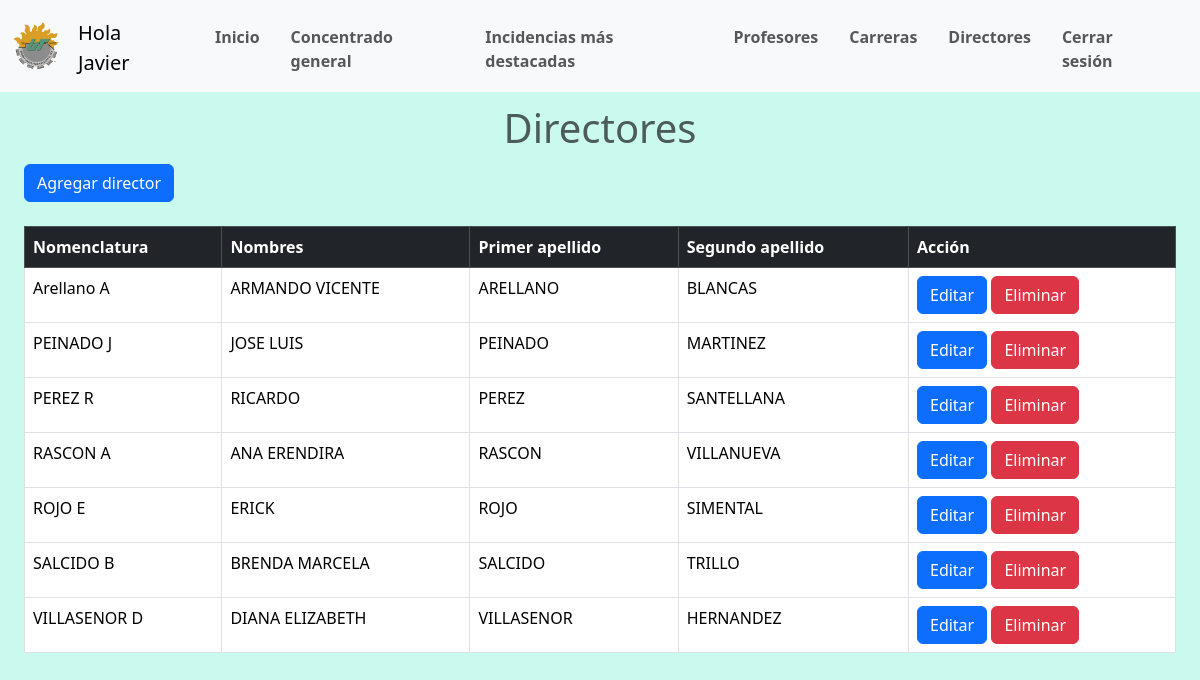
The app's page /layouts_admins/directores.php (signed in) with its own data.
### tables this page shows
CREATE TABLE IF NOT EXISTS `dir_de_carrera` (
  `id` int NOT NULL AUTO_INCREMENT,
  `nom_dir` varchar(50) NOT NULL,
  `nombres` varchar(50) NOT NULL,
  `primer_apellido` varchar(50) NOT NULL,
  `segundo_apellido` varchar(50) NOT NULL,
  PRIMARY KEY (`id`)
);

### layouts_admins/directores.php (the view, shortened to what this page needs)
<!DOCTYPE html>
<html lang="en">
<head>
    <link href="https://cdn.jsdelivr.net/npm/bootstrap@5.3.2/dist/css/bootstrap.min.css" rel="stylesheet">
</head>
<body class="admin_background">
<?php include ("navbar.php");?>
<h1 class="h1-tittles text-muted">Directores</h1>
<div class="div-table">
<button type="button" class="btn btn-primary" data-bs-toggle="modal" data-bs-target="#exampleModal">
  Agregar director
</button>
<br><br>
  <table class="table table-bordered">
    <thead class="table-dark">
      <tr>
        <th scope="col">Nomenclatura</th>
        <th scope="col">Nombres</th>
        <th scope="col">Primer apellido</th>
        <th scope="col">Segundo apellido</th>
        <th colspan="2">Acción</th>
      </tr>
    </thead>
    <tbody>
      <?php require_once("../php/connection.php");
        $result = mysqli_query($connection, "SELECT * FROM dir_de_carrera");
        while ($row = mysqli_fetch_assoc($result)):
      ?>
      <tr>
        <td><?php echo $row["nom_dir"];?></td>
        <td><?php echo $row["nombres"];?></td>
        <td><?php echo $row["primer_apellido"];?></td>
        <td><?php echo $row["segundo_apellido"];?></td>
        <td>
          <button type="button" class="btn btn-primary" data-bs-toggle="modal" data-bs-target="#exampleModal_<?php echo $row['id'];?>">Editar</button>
          <button type="button" class="btn btn-danger" data-bs-toggle="modal" data-bs-target="#borrar_<?php echo $row['id'];?>"> Eliminar</button>
        </td>
      </tr>
      <?php endwhile;?>
    </tbody>
  </table>
  </div>
</body>
</html>

### css/style.css (style rules this page uses)
.h1-tittles { text-align: center; color: white; }
.div-table { margin-top: 1%; margin-left: 2%; margin-right: 2%; margin-bottom: 2%; }
.admin_background { background-color: #cafaed; }

### records on screen
dir_de_carrera: nom_dir "Arellano A", nombres "ARMANDO VICENTE", primer_apellido "ARELLANO", segundo_apellido "BLANCAS"
dir_de_carrera: nom_dir "PEINADO J", nombres "JOSE LUIS", primer_apellido "PEINADO", segundo_apellido "MARTINEZ"
dir_de_carrera: nom_dir "PEREZ R", nombres "RICARDO", primer_apellido "PEREZ", segundo_apellido "SANTELLANA"
dir_de_carrera: nom_dir "RASCON A", nombres "ANA ERENDIRA", primer_apellido "RASCON", segundo_apellido "VILLANUEVA"
dir_de_carrera: nom_dir "ROJO E", nombres "ERICK", primer_apellido "ROJO", segundo_apellido "SIMENTAL"
dir_de_carrera: nom_dir "SALCIDO B", nombres "BRENDA MARCELA", primer_apellido "SALCIDO", segundo_apellido "TRILLO"
dir_de_carrera: nom_dir "VILLASENOR D", nombres "DIANA ELIZABETH", primer_apellido "VILLASENOR", segundo_apellido "HERNANDEZ"

### other values on screen
$_SESSION['usuario']." " "Javier"
